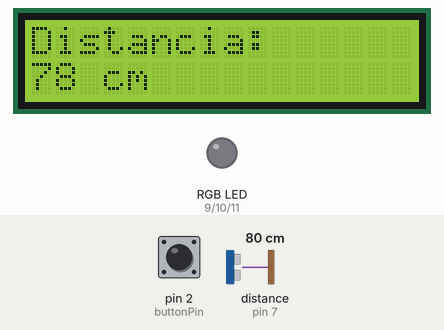
Recording of a sketch running on a simulated Arduino Uno, built with avr-gcc and run on an emulated ATmega328P. On the bench: 16×2 character LCD, an RGB LED mixed from three pins (HIGH = lit). Wiring (inferred from the names in the program): ultrasonic range finder: trigger pin 6; echo pin 7. Inputs (shaded band) come from the test bench; at power-on: pin 2 (buttonPin) HIGH, distance to the obstacle (sensor on pin 7) 80 cm. The echo pulse lasts 58.3 µs per cm; dim RGB values are drawn brighter than linear; random numbers use the default seed unless the sketch sets one; pins used as bus, display or sensor lines are not drawn.

Above: at 3.2 s.
3.3 s: pin 2 (buttonPin) pulled LOW for 0.15 s
At 3.9 s:
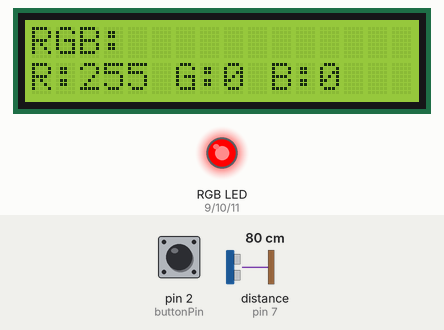
6.0 s: pin 2 (buttonPin) pulled LOW for 1 s
At 7.5 s:
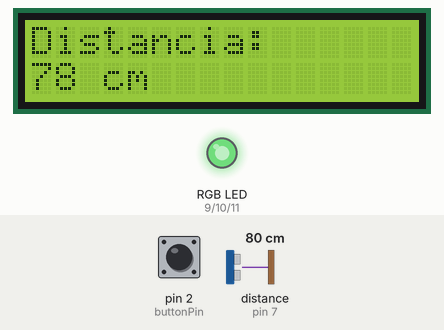
8.5 s: pin 2 (buttonPin) pulled LOW for 0.15 s
At 9.1 s:
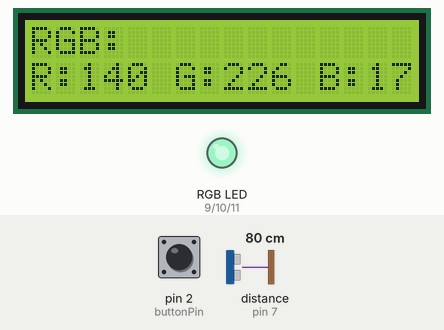
11.6 s: pin 2 (buttonPin) pulled LOW for 3.2 s
At 15.9 s:
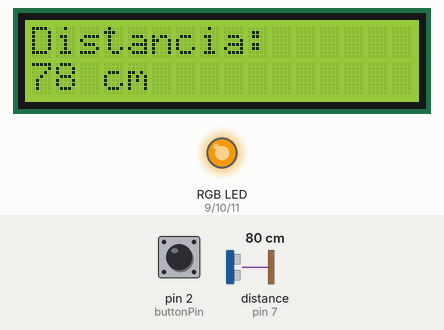
16.3 s: distance to the obstacle (sensor on pin 7) set to 2 cm
At 16.7 s:
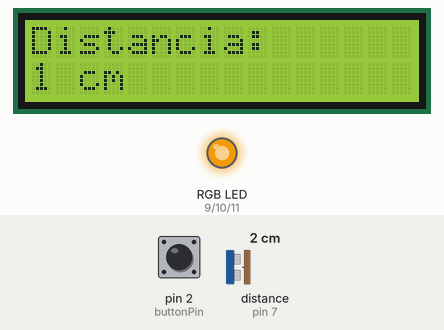
17.8 s: pin 2 (buttonPin) pulled LOW for 0.15 s
At 18.4 s:
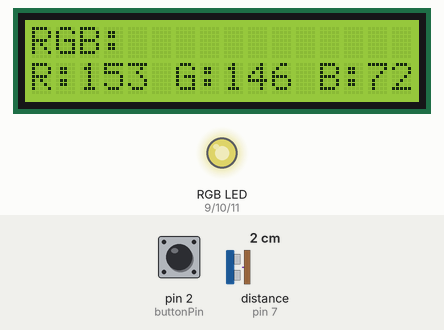
Timing chart, 0 to 24.2 s (numbered marks = the images above; inputs shaded):
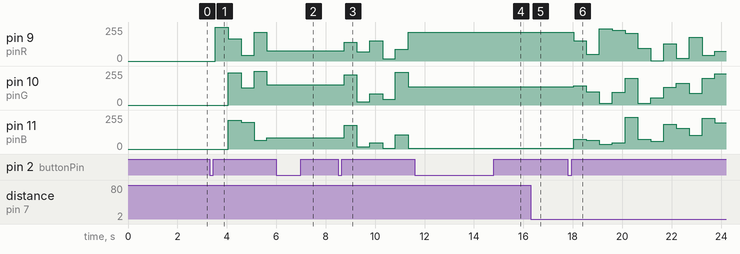

Measured:
- after the input at 3.3 s, pin 9 (pinR): 0/255 → 255/255 after 0.24 s, → 167/255 0.52 s later, → 42/255 0.52 s later, → 216/255 0.52 s later, … (5 changes in this stretch); pin 10 (pinG): 0/255 → 241/255 after 0.76 s, → 130/255 0.52 s later, → 254/255 0.52 s later, → 152/255 0.52 s later
- after the input at 8.5 s, pin 9 (pinR): 77/255 → 140/255 after 0.25 s, → 71/255 0.52 s later, → 152/255 0.52 s later, → 17/255 0.52 s later, … (6 changes in this stretch); pin 10 (pinG): 152/255 → 226/255 after 0.25 s, → 23/255 0.52 s later, → 84/255 0.52 s later, → 45/255 0.52 s later, … (6 changes in this stretch)
- after the input at 16.3 s, the display: changes at once (image 5)
- after the input at 17.8 s, pin 9 (pinR): 214/255 → 153/255 after 0.23 s, → 51/255 0.52 s later, → 243/255 0.52 s later, → 229/255 0.52 s later, … (12 changes in this stretch); pin 10 (pinG): 136/255 → 146/255 after 0.23 s, → 98/255 0.52 s later, → 13/255 0.52 s later, → 95/255 0.52 s later, … (12 changes in this stretch)
- what the display in image 1 shows lasts 0.6 s, from 3.5 s to 4.1 s

The sketch:

exercicio-05.ino
```cpp
#include <Wire.h>
#include <LiquidCrystal_I2C.h>

LiquidCrystal_I2C lcd(0x27, 16, 2);

// Botão
int buttonPin = 2;
int lastButtonState = HIGH;
int menuState = 0;

// LED RGB
int pinR = 9, pinG = 10, pinB = 11;

// Sensor HC-SR04
int trigPin = 6, echoPin = 7;
long duration;
int distance;

void setup()
{
  lcd.init();
  lcd.backlight();

  pinMode(buttonPin, INPUT_PULLUP);
  pinMode(pinR, OUTPUT);
  pinMode(pinG, OUTPUT);
  pinMode(pinB, OUTPUT);
  pinMode(trigPin, OUTPUT);
  pinMode(echoPin, INPUT);

  lcd.setCursor(0, 0);
  lcd.print("Menu LCD");
  delay(2000);
  lcd.clear();
}

void loop()
{
  // Detecta botão pressionado
  int buttonState = digitalRead(buttonPin);
  if (buttonState == LOW && lastButtonState == HIGH)
  {
    menuState = (menuState + 1) % 2; // alterna entre 0 e 1
    lcd.clear();
    delay(200); // debounce
  }
  lastButtonState = buttonState;

  if (menuState == 0)
  {
    mostrarDistancia();
  }
  else
  {
    mostrarRGB();
  }
}

void mostrarDistancia()
{
  // Mede distância
  digitalWrite(trigPin, LOW);
  delayMicroseconds(2);
  digitalWrite(trigPin, HIGH);
  delayMicroseconds(10);
  digitalWrite(trigPin, LOW);

  duration = pulseIn(echoPin, HIGH);
  distance = duration * 0.034 / 2;

  lcd.setCursor(0, 0);
  lcd.print("Distancia:");
  lcd.setCursor(0, 1);
  lcd.print(distance);
  lcd.print(" cm    ");
}

void mostrarRGB()
{
  static int r = 255, g = 0, b = 0;

  lcd.setCursor(0, 0);
  lcd.print("RGB:");
  lcd.setCursor(0, 1);
  lcd.print("R:");
  lcd.print(r);
  lcd.print(" G:");
  lcd.print(g);
  lcd.print(" B:");
  lcd.print(b);

  setColor(r, g, b);

  // Troca simples de cor
  delay(500);
  r = random(0, 256);
  g = random(0, 256);
  b = random(0, 256);
}

void setColor(int red, int green, int blue)
{
  analogWrite(pinR, red);
  analogWrite(pinG, green);
  analogWrite(pinB, blue);
}
```
